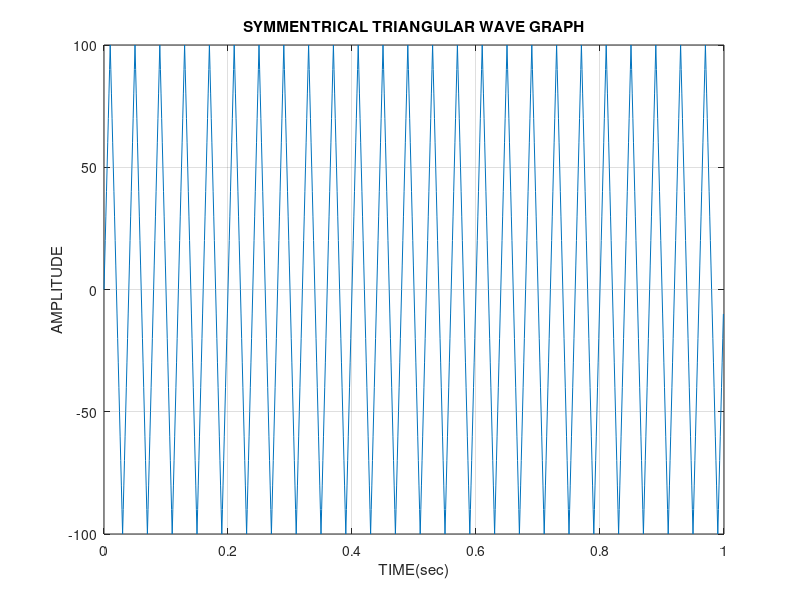

Recreate this plot in MATLAB.
frequency = 25;
time = (0:0.001:1-0.001);
V_pk = 100;
a = 2*pi*frequency;
y = (V_pk)*(sawtooth((a*time+pi/2),1/2));

plot(time,y)
xlabel("TIME(sec)"),ylabel("AMPLITUDE")
title("SYMMENTRICAL TRIANGULAR WAVE GRAPH"), grid on